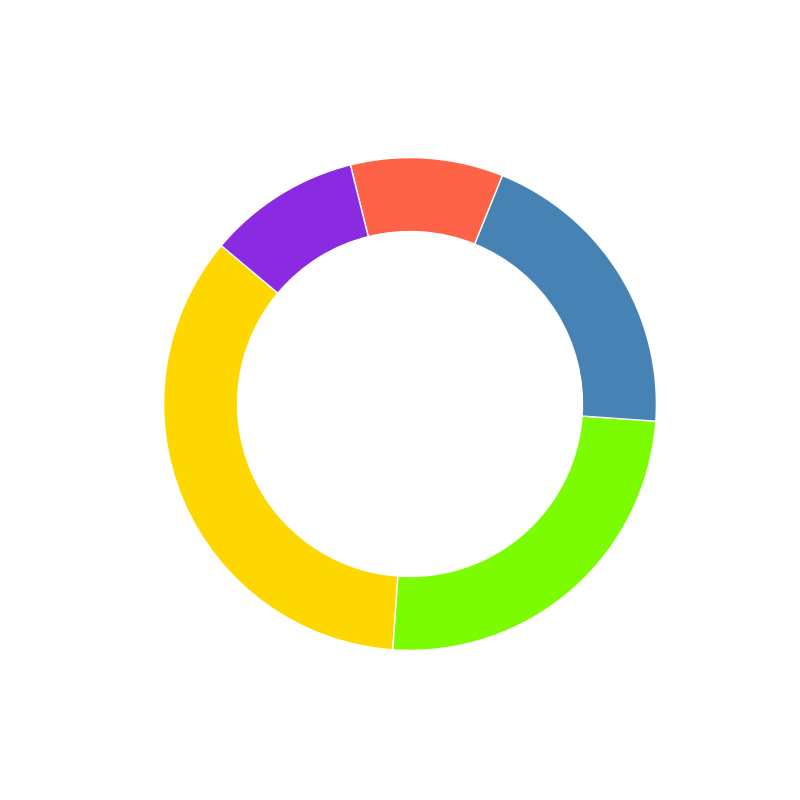

This chart was generated by the following Python code:
import matplotlib.pyplot as plt

sectors = ['Solar Power', 'Wind Power', 'Hydroelectric Energy', 'Geothermal Energy', 'Biomass Energy']
investment_distribution = [35, 25, 20, 10, 10]
colors = ['#FFD700', '#7CFC00', '#4682B4', '#FF6347', '#8A2BE2']

fig, ax = plt.subplots(figsize=(8, 8))
wedges, texts = ax.pie(
    investment_distribution, 
    colors=colors, 
    startangle=140,
    wedgeprops=dict(width=0.3, edgecolor='w')
)

plt.show()
